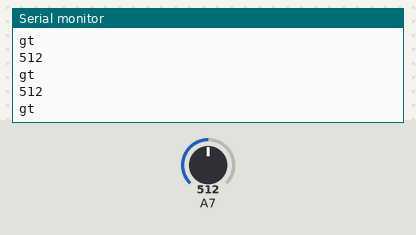
A sketch run on a simulated Arduino Nano, built with avr-gcc and run on an emulated ATmega328P. Parts: the last lines printed to the serial monitor. The inputs (shaded band) are chosen by the test bench; at power-on: A7 = 512.

Above: at 1.2 s.
1.3 s: A7 set to 716
At 1.69 s:
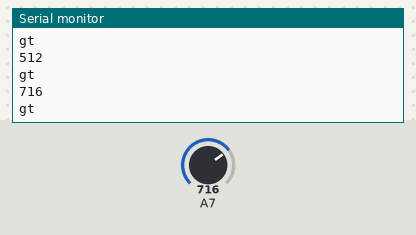
2.8 s: A7 set to 900
At 3.19 s:
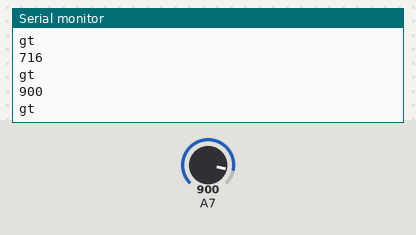
Timing chart, 0 to 5.8 s (numbered marks = the images above; inputs shaded):
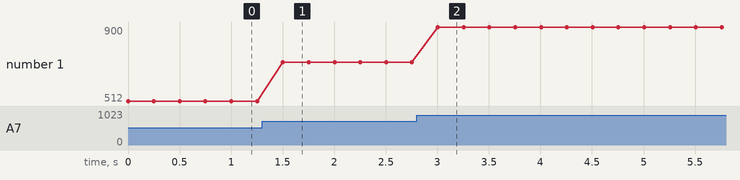

The sketch:

photoResistance.ino
```cpp
/*
 * Code d'exemple pour une photorésistance.
 */

// Fonction setup(), appelée au démarrage de la carte Arduino
void setup() {

  // Initialise la communication avec le PC
  Serial.begin(9600);
}

// Fonction loop(), appelée continuellement en boucle tant que la carte Arduino est alimentée
void loop() {

  // Mesure la tension sur la broche A7
  int valeur = analogRead(A7);

  // Envoi la mesure au PC pour affichage et attends 250ms
  Serial.println(valeur);
  Serial.println("gt");
  delay(250);
}
```

Measured:
- after the input at 1.3 s, the serial monitor: prints a new line after 0.20 s (image 1)
- after the input at 2.8 s, the serial monitor: prints a new line after 0.20 s (image 2)
- plotted number 1: 512 → 716 after the input at 1.3 s, 716 → 900 after the input at 2.8 s
